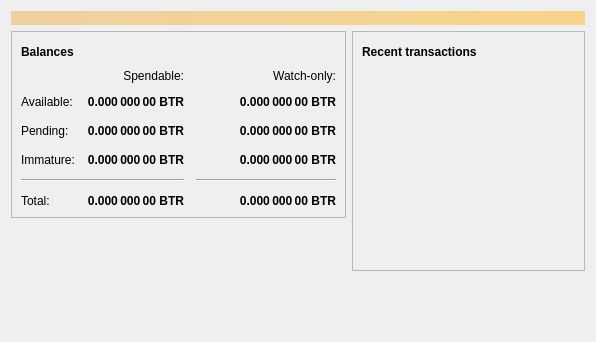
<?xml version="1.0" encoding="UTF-8"?>
<ui version="4.0">
 <class>OverviewPage</class>
 <widget class="QWidget" name="OverviewPage">
  <property name="geometry">
   <rect>
    <x>0</x>
    <y>0</y>
    <width>596</width>
    <height>342</height>
   </rect>
  </property>
  <property name="windowTitle">
   <string>Form</string>
  </property>
  <layout class="QVBoxLayout" name="topLayout">
   <item>
    <widget class="QLabel" name="labelAlerts">
     <property name="visible">
      <bool>false</bool>
     </property>
     <property name="styleSheet">
      <string notr="true">QLabel { background-color: qlineargradient(x1: 0, y1: 0, x2: 1, y2: 0, stop:0 #F0D0A0, stop:1 #F8D488); color:#000000; }</string>
     </property>
     <property name="wordWrap">
      <bool>true</bool>
     </property>
     <property name="margin">
      <number>3</number>
     </property>
     <property name="textInteractionFlags">
      <set>Qt::TextSelectableByMouse</set>
     </property>
    </widget>
   </item>
   <item>
    <layout class="QHBoxLayout" name="horizontalLayout" stretch="1,1">
     <item>
      <layout class="QVBoxLayout" name="verticalLayout_2">
       <item>
        <widget class="QFrame" name="frame">
         <property name="frameShape">
          <enum>QFrame::StyledPanel</enum>
         </property>
         <property name="frameShadow">
          <enum>QFrame::Raised</enum>
         </property>
         <layout class="QVBoxLayout" name="verticalLayout_4">
          <item>
           <layout class="QHBoxLayout" name="horizontalLayout_4">
            <item>
             <widget class="QLabel" name="label_5">
              <property name="font">
               <font>
                <weight>75</weight>
                <bold>true</bold>
               </font>
              </property>
              <property name="text">
               <string>Balances</string>
              </property>
             </widget>
            </item>
            <item>
             <widget class="QPushButton" name="labelWalletStatus">
              <property name="enabled">
               <bool>true</bool>
              </property>
              <property name="maximumSize">
               <size>
                <width>30</width>
                <height>16777215</height>
               </size>
              </property>
              <property name="toolTip">
               <string>The displayed information may be out of date. Your wallet automatically synchronizes with the BitRub network after a connection is established, but this process has not completed yet.</string>
              </property>
              <property name="text">
               <string/>
              </property>
              <property name="icon">
               <iconset resource="../bitrub.qrc">
                <normaloff>:/icons/warning</normaloff>
                <disabledoff>:/icons/warning</disabledoff>:/icons/warning</iconset>
              </property>
              <property name="iconSize">
               <size>
                <width>24</width>
                <height>24</height>
               </size>
              </property>
              <property name="flat">
               <bool>true</bool>
              </property>
             </widget>
            </item>
            <item>
             <spacer name="horizontalSpacer_3">
              <property name="orientation">
               <enum>Qt::Horizontal</enum>
              </property>
              <property name="sizeHint" stdset="0">
               <size>
                <width>40</width>
                <height>20</height>
               </size>
              </property>
             </spacer>
            </item>
           </layout>
          </item>
          <item>
           <layout class="QGridLayout" name="gridLayout">
            <property name="spacing">
             <number>12</number>
            </property>
            <item row="2" column="2">
             <widget class="QLabel" name="labelWatchPending">
              <property name="font">
               <font>
                <weight>75</weight>
                <bold>true</bold>
               </font>
              </property>
              <property name="cursor">
               <cursorShape>IBeamCursor</cursorShape>
              </property>
              <property name="toolTip">
               <string>Unconfirmed transactions to watch-only addresses</string>
              </property>
              <property name="text">
               <string notr="true">0.000 000 00 BTR</string>
              </property>
              <property name="alignment">
               <set>Qt::AlignRight|Qt::AlignTrailing|Qt::AlignVCenter</set>
              </property>
              <property name="textInteractionFlags">
               <set>Qt::LinksAccessibleByMouse|Qt::TextSelectableByKeyboard|Qt::TextSelectableByMouse</set>
              </property>
             </widget>
            </item>
            <item row="2" column="1">
             <widget class="QLabel" name="labelUnconfirmed">
              <property name="font">
               <font>
                <weight>75</weight>
                <bold>true</bold>
               </font>
              </property>
              <property name="cursor">
               <cursorShape>IBeamCursor</cursorShape>
              </property>
              <property name="toolTip">
               <string>Total of transactions that have yet to be confirmed, and do not yet count toward the spendable balance</string>
              </property>
              <property name="text">
               <string notr="true">0.000 000 00 BTR</string>
              </property>
              <property name="alignment">
               <set>Qt::AlignRight|Qt::AlignTrailing|Qt::AlignVCenter</set>
              </property>
              <property name="textInteractionFlags">
               <set>Qt::LinksAccessibleByMouse|Qt::TextSelectableByKeyboard|Qt::TextSelectableByMouse</set>
              </property>
             </widget>
            </item>
            <item row="3" column="2">
             <widget class="QLabel" name="labelWatchImmature">
              <property name="font">
               <font>
                <weight>75</weight>
                <bold>true</bold>
               </font>
              </property>
              <property name="cursor">
               <cursorShape>IBeamCursor</cursorShape>
              </property>
              <property name="toolTip">
               <string>Mined balance in watch-only addresses that has not yet matured</string>
              </property>
              <property name="text">
               <string notr="true">0.000 000 00 BTR</string>
              </property>
              <property name="alignment">
               <set>Qt::AlignRight|Qt::AlignTrailing|Qt::AlignVCenter</set>
              </property>
              <property name="textInteractionFlags">
               <set>Qt::LinksAccessibleByMouse|Qt::TextSelectableByKeyboard|Qt::TextSelectableByMouse</set>
              </property>
             </widget>
            </item>
            <item row="4" column="0" colspan="2">
             <widget class="Line" name="line">
              <property name="orientation">
               <enum>Qt::Horizontal</enum>
              </property>
             </widget>
            </item>
            <item row="4" column="2">
             <widget class="Line" name="lineWatchBalance">
              <property name="sizePolicy">
               <sizepolicy hsizetype="Preferred" vsizetype="Fixed">
                <horstretch>0</horstretch>
                <verstretch>0</verstretch>
               </sizepolicy>
              </property>
              <property name="minimumSize">
               <size>
                <width>140</width>
                <height>0</height>
               </size>
              </property>
              <property name="orientation">
               <enum>Qt::Horizontal</enum>
              </property>
             </widget>
            </item>
            <item row="5" column="0">
             <widget class="QLabel" name="labelTotalText">
              <property name="text">
               <string>Total:</string>
              </property>
             </widget>
            </item>
            <item row="3" column="1">
             <widget class="QLabel" name="labelImmature">
              <property name="font">
               <font>
                <weight>75</weight>
                <bold>true</bold>
               </font>
              </property>
              <property name="cursor">
               <cursorShape>IBeamCursor</cursorShape>
              </property>
              <property name="toolTip">
               <string>Mined balance that has not yet matured</string>
              </property>
              <property name="text">
               <string notr="true">0.000 000 00 BTR</string>
              </property>
              <property name="alignment">
               <set>Qt::AlignRight|Qt::AlignTrailing|Qt::AlignVCenter</set>
              </property>
              <property name="textInteractionFlags">
               <set>Qt::LinksAccessibleByMouse|Qt::TextSelectableByKeyboard|Qt::TextSelectableByMouse</set>
              </property>
             </widget>
            </item>
            <item row="2" column="3">
             <spacer name="horizontalSpacer_2">
              <property name="orientation">
               <enum>Qt::Horizontal</enum>
              </property>
              <property name="sizeHint" stdset="0">
               <size>
                <width>40</width>
                <height>20</height>
               </size>
              </property>
             </spacer>
            </item>
            <item row="3" column="0">
             <widget class="QLabel" name="labelImmatureText">
              <property name="text">
               <string>Immature:</string>
              </property>
             </widget>
            </item>
            <item row="5" column="1">
             <widget class="QLabel" name="labelTotal">
              <property name="font">
               <font>
                <weight>75</weight>
                <bold>true</bold>
               </font>
              </property>
              <property name="cursor">
               <cursorShape>IBeamCursor</cursorShape>
              </property>
              <property name="toolTip">
               <string>Your current total balance</string>
              </property>
              <property name="text">
               <string notr="true">0.000 000 00 BTR</string>
              </property>
              <property name="alignment">
               <set>Qt::AlignRight|Qt::AlignTrailing|Qt::AlignVCenter</set>
              </property>
              <property name="textInteractionFlags">
               <set>Qt::LinksAccessibleByMouse|Qt::TextSelectableByKeyboard|Qt::TextSelectableByMouse</set>
              </property>
             </widget>
            </item>
            <item row="5" column="2">
             <widget class="QLabel" name="labelWatchTotal">
              <property name="font">
               <font>
                <weight>75</weight>
                <bold>true</bold>
               </font>
              </property>
              <property name="cursor">
               <cursorShape>IBeamCursor</cursorShape>
              </property>
              <property name="toolTip">
               <string>Current total balance in watch-only addresses</string>
              </property>
              <property name="text">
               <string notr="true">0.000 000 00 BTR</string>
              </property>
              <property name="alignment">
               <set>Qt::AlignRight|Qt::AlignTrailing|Qt::AlignVCenter</set>
              </property>
              <property name="textInteractionFlags">
               <set>Qt::LinksAccessibleByMouse|Qt::TextSelectableByKeyboard|Qt::TextSelectableByMouse</set>
              </property>
             </widget>
            </item>
            <item row="0" column="2">
             <widget class="QLabel" name="labelWatchonly">
              <property name="text">
               <string>Watch-only:</string>
              </property>
              <property name="alignment">
               <set>Qt::AlignRight|Qt::AlignTrailing|Qt::AlignVCenter</set>
              </property>
             </widget>
            </item>
            <item row="1" column="0">
             <widget class="QLabel" name="labelBalanceText">
              <property name="text">
               <string>Available:</string>
              </property>
             </widget>
            </item>
            <item row="1" column="1">
             <widget class="QLabel" name="labelBalance">
              <property name="font">
               <font>
                <weight>75</weight>
                <bold>true</bold>
               </font>
              </property>
              <property name="cursor">
               <cursorShape>IBeamCursor</cursorShape>
              </property>
              <property name="toolTip">
               <string>Your current spendable balance</string>
              </property>
              <property name="text">
               <string notr="true">0.000 000 00 BTR</string>
              </property>
              <property name="alignment">
               <set>Qt::AlignRight|Qt::AlignTrailing|Qt::AlignVCenter</set>
              </property>
              <property name="textInteractionFlags">
               <set>Qt::LinksAccessibleByMouse|Qt::TextSelectableByKeyboard|Qt::TextSelectableByMouse</set>
              </property>
             </widget>
            </item>
            <item row="1" column="2">
             <widget class="QLabel" name="labelWatchAvailable">
              <property name="font">
               <font>
                <weight>75</weight>
                <bold>true</bold>
               </font>
              </property>
              <property name="cursor">
               <cursorShape>IBeamCursor</cursorShape>
              </property>
              <property name="toolTip">
               <string>Your current balance in watch-only addresses</string>
              </property>
              <property name="text">
               <string notr="true">0.000 000 00 BTR</string>
              </property>
              <property name="alignment">
               <set>Qt::AlignRight|Qt::AlignTrailing|Qt::AlignVCenter</set>
              </property>
              <property name="textInteractionFlags">
               <set>Qt::LinksAccessibleByMouse|Qt::TextSelectableByKeyboard|Qt::TextSelectableByMouse</set>
              </property>
             </widget>
            </item>
            <item row="2" column="0">
             <widget class="QLabel" name="labelPendingText">
              <property name="text">
               <string>Pending:</string>
              </property>
             </widget>
            </item>
            <item row="0" column="1">
             <widget class="QLabel" name="labelSpendable">
              <property name="text">
               <string>Spendable:</string>
              </property>
              <property name="alignment">
               <set>Qt::AlignRight|Qt::AlignTrailing|Qt::AlignVCenter</set>
              </property>
             </widget>
            </item>
           </layout>
          </item>
         </layout>
        </widget>
       </item>
       <item>
        <spacer name="verticalSpacer">
         <property name="orientation">
          <enum>Qt::Vertical</enum>
         </property>
         <property name="sizeHint" stdset="0">
          <size>
           <width>20</width>
           <height>40</height>
          </size>
         </property>
        </spacer>
       </item>
      </layout>
     </item>
     <item>
      <layout class="QVBoxLayout" name="verticalLayout_3">
       <item>
        <widget class="QFrame" name="frame_2">
         <property name="frameShape">
          <enum>QFrame::StyledPanel</enum>
         </property>
         <property name="frameShadow">
          <enum>QFrame::Raised</enum>
         </property>
         <layout class="QVBoxLayout" name="verticalLayout">
          <item>
           <layout class="QHBoxLayout" name="horizontalLayout_2">
            <item>
             <widget class="QLabel" name="label_4">
              <property name="font">
               <font>
                <weight>75</weight>
                <bold>true</bold>
               </font>
              </property>
              <property name="text">
               <string>Recent transactions</string>
              </property>
             </widget>
            </item>
            <item>
             <widget class="QPushButton" name="labelTransactionsStatus">
              <property name="enabled">
               <bool>true</bool>
              </property>
              <property name="maximumSize">
               <size>
                <width>30</width>
                <height>16777215</height>
               </size>
              </property>
              <property name="toolTip">
               <string>The displayed information may be out of date. Your wallet automatically synchronizes with the BitRub network after a connection is established, but this process has not completed yet.</string>
              </property>
              <property name="text">
               <string/>
              </property>
              <property name="icon">
               <iconset resource="../bitrub.qrc">
                <normaloff>:/icons/warning</normaloff>
                <disabledoff>:/icons/warning</disabledoff>:/icons/warning</iconset>
              </property>
              <property name="iconSize">
               <size>
                <width>24</width>
                <height>24</height>
               </size>
              </property>
              <property name="flat">
               <bool>true</bool>
              </property>
             </widget>
            </item>
            <item>
             <spacer name="horizontalSpacer">
              <property name="orientation">
               <enum>Qt::Horizontal</enum>
              </property>
              <property name="sizeHint" stdset="0">
               <size>
                <width>40</width>
                <height>20</height>
               </size>
              </property>
             </spacer>
            </item>
           </layout>
          </item>
          <item>
           <widget class="QListView" name="listTransactions">
            <property name="styleSheet">
             <string notr="true">QListView { background: transparent; }</string>
            </property>
            <property name="frameShape">
             <enum>QFrame::NoFrame</enum>
            </property>
            <property name="verticalScrollBarPolicy">
             <enum>Qt::ScrollBarAlwaysOff</enum>
            </property>
            <property name="horizontalScrollBarPolicy">
             <enum>Qt::ScrollBarAlwaysOff</enum>
            </property>
            <property name="selectionMode">
             <enum>QAbstractItemView::NoSelection</enum>
            </property>
           </widget>
          </item>
         </layout>
        </widget>
       </item>
       <item>
        <spacer name="verticalSpacer_2">
         <property name="orientation">
          <enum>Qt::Vertical</enum>
         </property>
         <property name="sizeHint" stdset="0">
          <size>
           <width>20</width>
           <height>40</height>
          </size>
         </property>
        </spacer>
       </item>
      </layout>
     </item>
    </layout>
   </item>
  </layout>
 </widget>
 <resources/>
 <connections/>
</ui>
